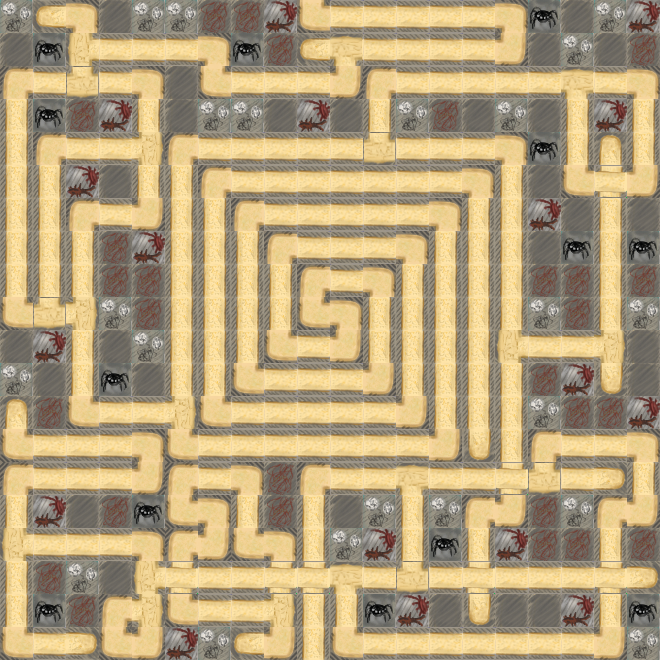

A 2D game scene composited from a Tiled map and its tileset images. What follows is a short description and the map's XML, with each tile layer's data collapsed to a summary:
An orthogonal 20x20 tile map with 33x33 px tiles, 1 tile layer (Слой тайлов 2).

<map version="1.0" orientation="orthogonal" renderorder="right-down" width="20" height="20" tilewidth="33" tileheight="33" nextobjectid="108">
 <tileset firstgid="1" name="labAll" tilewidth="33" tileheight="33" tilecount="21" columns="21">
  <image source="images/labAll.png" width="693" height="33" />
 </tileset>
 <layer name="Слой тайлов 2" width="20" height="20">
  <data>[400 cells, 400 non-empty, 21 distinct tile ids]</data>
 </layer>
</map>